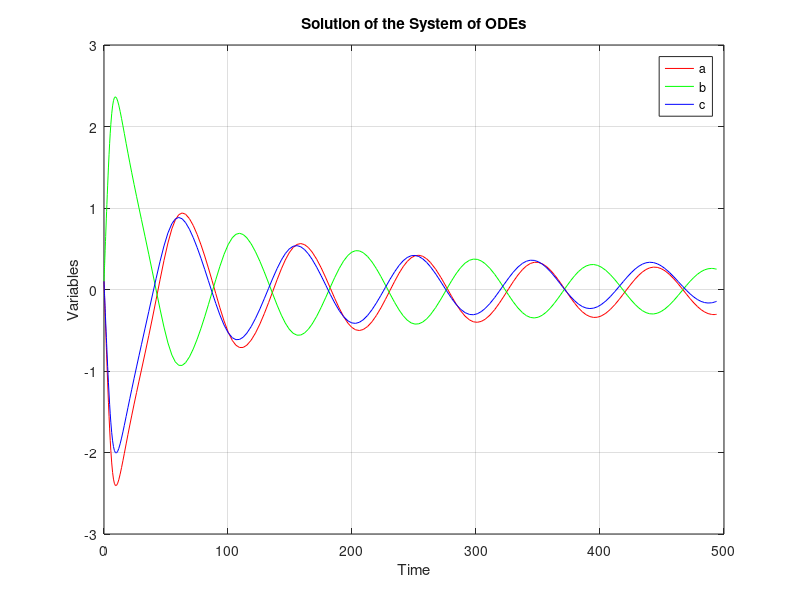

MATLAB code for this plot:
function bad_seed_ode_test()
    % Define the system of ODEs
    % degen eigenvalue direction (they collapse)
    stab_eps = 0.01;
    function dydt = odefun(t, y)
        a = y(1);
        b = y(2);
        c = y(3);
%          dydt = [
%              -1.379*a - 2.139*b - (0.793)*c + 0.609*a^2 + 0.616*a*b - 0.543*b^2 - 0.814*b*c - 0.246*c^2-stab_eps*a^3;
%               1.334*a + 2.058*b + 0.763*c - 0.559*a^2 - 0.544*a*b + 0.533*b^2 + 0.765*b*c + 0.231*c^2-stab_eps*b^3;
%              -1.193*a - 1.827*b - 0.676*c + 0.023*a^2 - 0.473*a*b - 0.773*b^2 - 0.290*b*c-stab_eps*c^3;
%          ];
          dydt = [
              -1.379*a - 2.139*b - 0.793*c - stab_eps*a^3;
               1.334*a + 2.058*b + 0.763*c - stab_eps*b^3;
              -1.193*a - 1.827*b - 0.676*c - stab_eps*c^3;
          ];
%           dydt = [
%               -1.379*a - 2.139*b - 0.793*c - stab_eps*a^3;
%                1.334*a + 2.058*b + 0.763*c - stab_eps*b^3;
%               -1.193*a - 1.827*b - 0.676*c - stab_eps*c^3;
%             ];
    end

    % Define the time span
    tspan = [0 494];

    % Define the initial conditions
%      y0 = [0.70361549 -0.77091281 0.87890854];
     y0 = [0.1 0.1 0.1];

    % Solve the system of ODEs using ode45
    [t, y] = ode45(@odefun, tspan, y0);

    % Plot the solutions
    figure;
    plot(t, y(:, 1), 'r', t, y(:, 2), 'g', t, y(:, 3), 'b');
    xlabel('Time');
    ylabel('Variables');
    legend('a', 'b', 'c');
    title('Solution of the System of ODEs');
    grid on;
end
